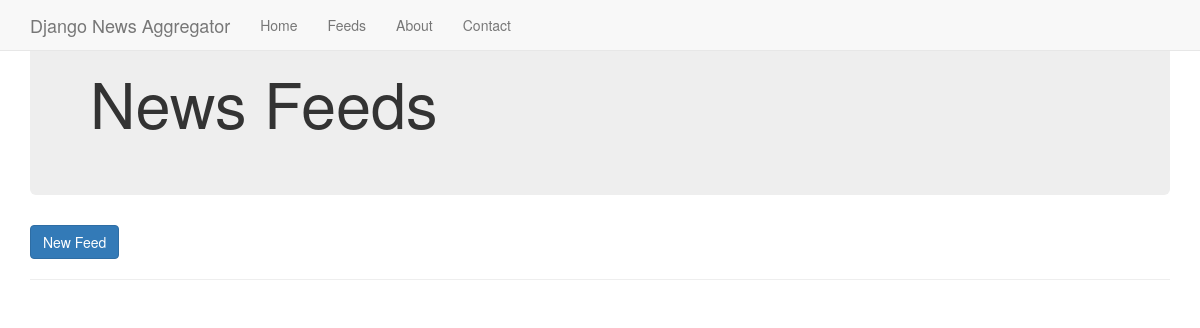
Before: /news/feeds/ with the older database file.
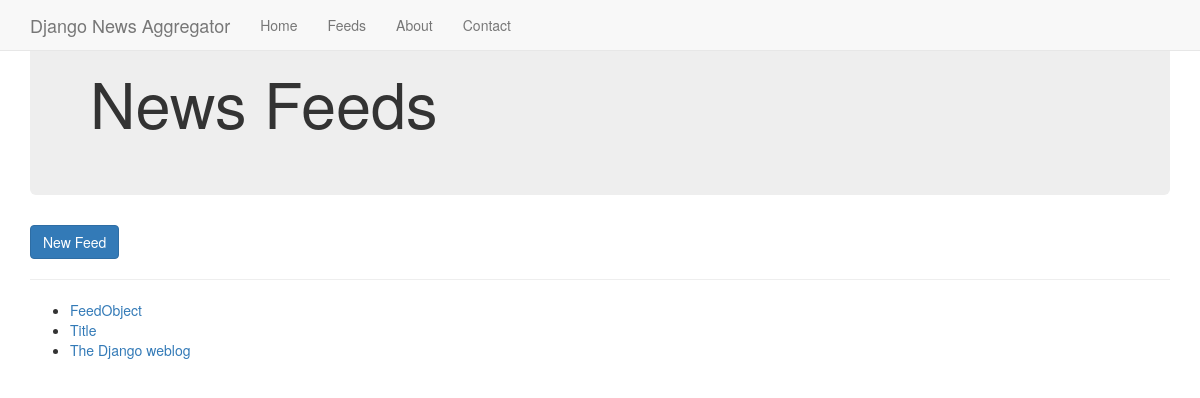
After: the same page with the newer database file.
### news/models.py (models this page shows, shortened)
class Feed(models.Model):
    url = models.URLField()
    title = models.CharField(max_length = 200)
    isActive = models.BooleanField(default = False)

### news/views.py (the view)
def feeds(request):
    feeds = Feed.objects.all()
    return render(request, 'news/feeds.html', {'feeds': feeds})

### news/templates/news/feeds.html
{% extends 'news/base.html' %}
{% block content %}
<div class="jumbotron">
    <h1>News Feeds</h1>
</div>
<div>
    <a href="{% url 'NewFeed' %}" class="btn btn-primary">New Feed</a>
    <hr>
    <ul>
        {% for feed in feeds %}
            <li><a href='{{ feed.url }}'>{{ feed.title }}</a></li>
        {% endfor %}
    </ul>
</div>
{% endblock %}

### news/templates/news/base.html (shortened to what this page needs)
<!DOCTYPE html>
<html>
<head>
    <link rel="stylesheet" href="https://maxcdn.bootstrapcdn.com/bootstrap/3.3.6/css/bootstrap.min.css">
</head>
<body>
    <nav class="navbar navbar-default navbar-fixed-top">
        <div class="container">
            <div class="navbar-header">
                <a class="navbar-brand" href="#">Django News Aggregator</a>
            </div>
            <div id="navbar" class="navbar-collapse collapse">
                <ul class="nav navbar-nav">
                    <li><a href="{% url 'Articles' %}">Home</a></li>
                    <li><a href="{% url 'Feeds' %}">Feeds</a></li>
                    <li><a href="#">About</a></li>
                    <li><a href="#">Contact</a></li>
                </ul>
            </div>
        </div>
    </nav>
    <div class="container">
        {% block content %}
        {% endblock %}
    </div>
    <br>
</body>
</html>

Changed rows visible on the page:
added Feed: title "FeedObject"
added Feed: title "Title"
added Feed: title "The Django weblog"
